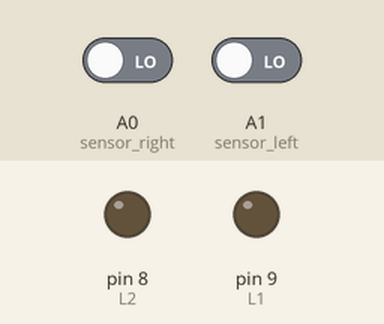
This sketch was run on a simulated Arduino Uno, built with avr-gcc and run on an emulated ATmega328P. Parts: output pins drawn as LEDs (lit = HIGH). Inputs (shaded band) come from the test bench; at power-on: A0 (sensor_right) LOW, A1 (sensor_left) LOW. Pins used as bus, display or sensor lines are not drawn.

Above: at 1.2 s.
1.3 s: A0 (sensor_right) driven HIGH
At 2.5 s:
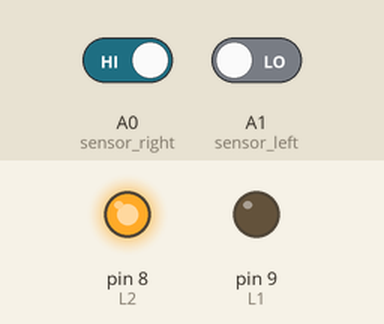
2.8 s: A1 (sensor_left) driven HIGH
At 3.7 s:
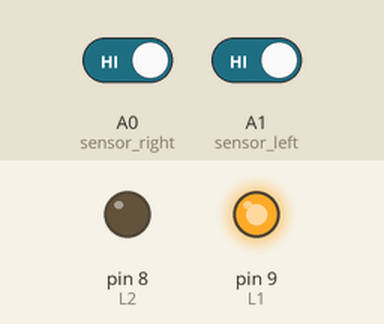
4.3 s: A1 (sensor_left) driven LOW
At 4.9 s:
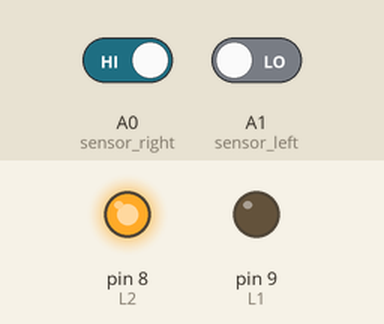
5.8 s: A0 (sensor_right) driven LOW
At 7.2 s:
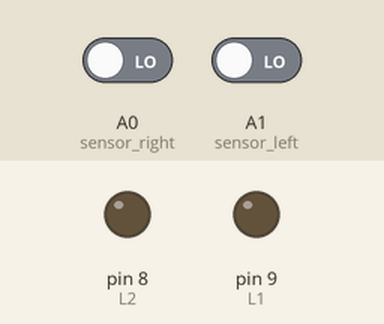
Timing chart, 0 to 8.3 s (numbered marks = the images above; inputs shaded):
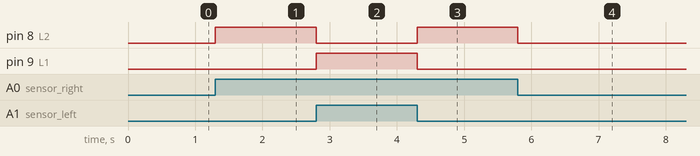

Measured:
- after the input at 1.3 s, pin 8 (L2): LOW → HIGH at once
- after the input at 2.8 s, pin 8 (L2): HIGH → LOW at once; pin 9 (L1): LOW → HIGH at once
- after the input at 4.3 s, pin 8 (L2): LOW → HIGH at once; pin 9 (L1): HIGH → LOW at once
- after the input at 5.8 s, pin 8 (L2): HIGH → LOW at once

The sketch:

Arduino_robot.ino
```cpp
// ---------------------------------------------------------------- //
// Arduino Line Follower
// Using Arduino IDE 2.3.2
// Tested 4/8/2024
// ---------------------------------------------------------------- //

// define variables

//motor pins
int L1 = 9;
int L2 = 8;
int R1 = 7;
int R2 = 6;

//sensorRight = A0 <---sensor numbers
//sensorLeft = A1

void setup() {
  pinMode (L1, OUTPUT); // Motor pins
  pinMode (L2, OUTPUT); //
  pinMode (R1, OUTPUT); //
  pinMode (R2, OUTPUT); //

  pinMode (A0, INPUT) ; // sensor right
  pinMode (A1, INPUT); // sensor left

  Serial.begin (9600) ; // Serial monitor for testing (IGNORE)

}

//Movement Functions
void motorStop(int L1, int L2, int R1, int R2)
{
  digitalWrite(L1, LOW);
  digitalWrite(L2, LOW);
  digitalWrite(R1, LOW);
  digitalWrite(R2, LOW);
}
void motorForward(int L1, int L2, int R1, int R2)
{
  digitalWrite(L1, HIGH);
  digitalWrite(L2, LOW);
  digitalWrite(R1, HIGH);
  digitalWrite(R2, LOW);
}
void motorBackward(int L1, int L2, int R1, int R2)
{
  digitalWrite(L1, LOW);
  digitalWrite(L2, HIGH);
  digitalWrite(R1, LOW);
  digitalWrite(R2, HIGH);
}
void motorLeft(int L1, int L2, int R1, int R2) //switched this with motorRight 4/9/2024
{
  digitalWrite(L1, HIGH);
  digitalWrite(L2, LOW);
  digitalWrite(R1, LOW);
  digitalWrite(R2, HIGH);
}
void motorRight(int L1, int L2, int R1, int R2)
{
  digitalWrite(L1, LOW);
  digitalWrite(L2, HIGH);
  digitalWrite(R1, HIGH);
  digitalWrite(R2, LOW);
}

void loop()
{
  //Input from IR SENSORS
  int S0 = digitalRead(A0);
  int S1 = digitalRead(A1);

  //1 is black and 0 is white
  if (S0 == 1 && S1 == 1)
  {
    motorForward(L1, L2, R1, R2);
  }
  else if (S0 == 0 && S1 == 0)
  {
    motorStop(L1, L2, R1, R2);
  }
  else if (S0 == 1 && S1 == 0)
  {
    motorRight(L1,L2,R1,R2);
  }
  else if (S0 == 0 && S1 == 1)
  {
    motorLeft(L1,L2,R1,R2);
  }
}
```
